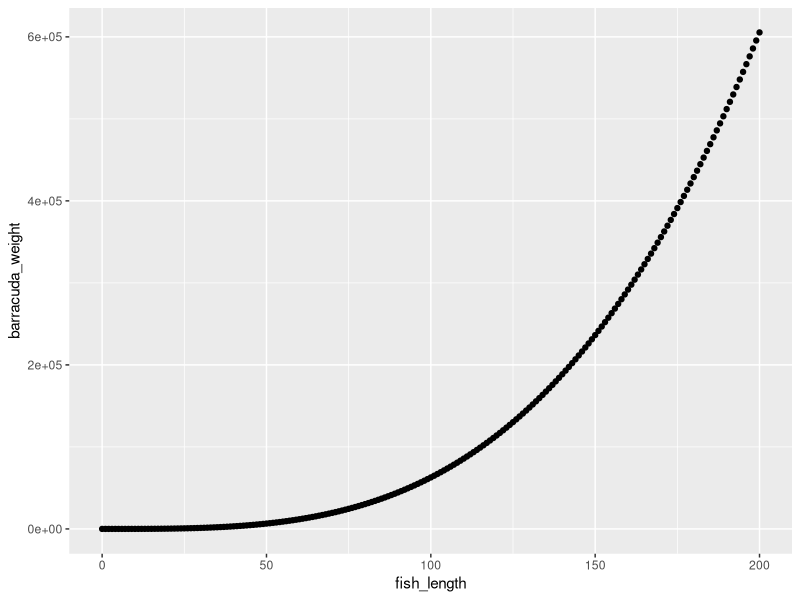

R code for this plot:
## ---- chunk 1
knitr::opts_chunk$set(echo = TRUE)

library(tidyverse)
## ---- chunk 2
fish_weight <- function(a, L, b) {a*(L^b)}
## ---- chunk 3
fish_length <- seq(from = 0, to = 200, by = 1)

barracuda_weight <- fish_weight(0.0181, fish_length, 3.27)

barracude_frame <- data.frame(fish_length, barracuda_weight)

ggplot(data = barracude_frame, aes(x = fish_length, y = barracuda_weight)) + geom_point()
